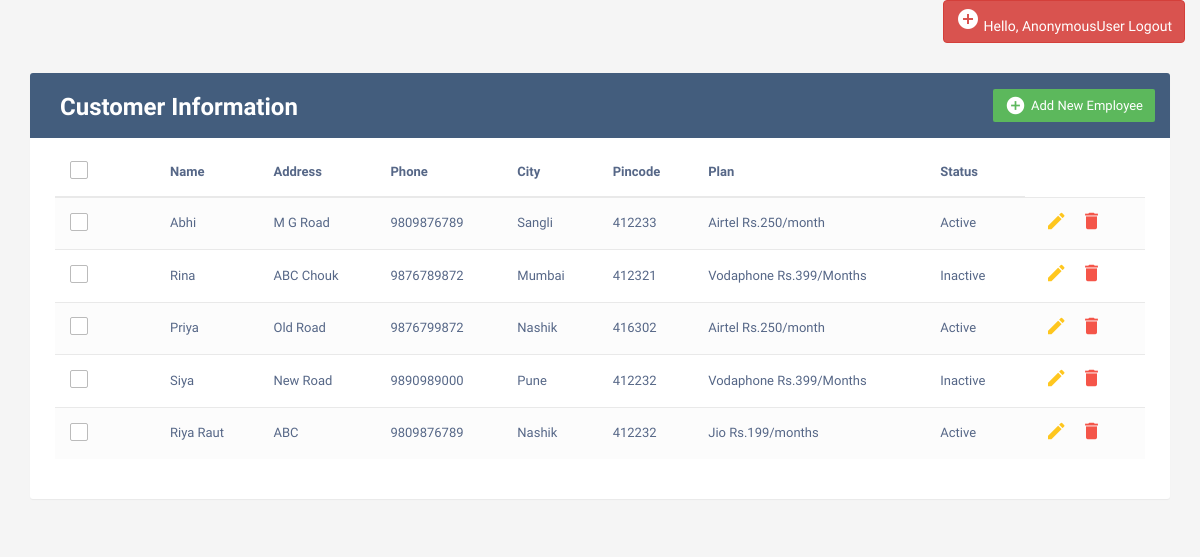
Page /edit on the committed database.
### mob/models.py (models this page shows, shortened)
class Customer(models.Model):
    name=models.CharField(max_length=200)
    address=models.TextField()
    phone=models.CharField(max_length=12)
    city=models.CharField(max_length=200)
    pincode = models.IntegerField()
    plan=models.CharField(max_length=200)
    status=models.CharField(max_length=200)

### base/views.py (the view)
# urls.py: path('edit', views.Edit, name='edit'),
def Edit(request):
    emp=Customer.objects.all()
    context={
        'emp':emp,
    }
    return render(request,'index.html',context)

### templates/index.html (shortened to what this page needs)
<!DOCTYPE html>
<html lang="en">
<head>
<link rel="stylesheet" href="https://maxcdn.bootstrapcdn.com/font-awesome/4.7.0/css/font-awesome.min.css">
<link rel="stylesheet" href="https://maxcdn.bootstrapcdn.com/bootstrap/3.3.7/css/bootstrap.min.css">
<div class="container">
	<div class="row">
		<div class="text-right">
			<a href="{% url 'logout' %}" class="btn btn-danger" data-toggle="modal"><i class="material-icons">&#xE147;</i> <span>Hello, {{request.user}} Logout</span></a>
		</div>
	</div>
</div>
  <body>
    <div class="container">
        <div class="table-wrapper">
            <div class="table-title">
                <div class="row">
                    <div class="col-sm-7">
						<h2><b>Customer Information</b></h2>
					</div>
					<div class="col-sm-pull-9">
						<a href="#addEmployeeModal" class="btn btn-success" data-toggle="modal"><i class="material-icons">&#xE147;</i> <span>Add New Employee</span></a>
					</div>
                </div>
            </div>
            <table class="table table-striped table-hover">
                <thead>
                    <tr>
						<th>
							<span class="custom-checkbox">
								<label for="selectAll"></label>
							</span>
						</th>
                        <th>Name</th>
                        <th>Address</th>
                        <th>Phone</th>
                        <th>City</th>
                        <th>Pincode</th>
                        <th>Plan</th>
                        <th>Status</th>
                    </tr>
                </thead>
                <tbody>
                    {% for i in emp %}
                    <tr>
						<td>
							<span class="custom-checkbox">
								<label for="checkbox1"></label>
							</span>
						</td>
                        <td>{{i.name}}</td>
                        <td>{{i.address}}</td>
						<td>{{i.phone}}</td>
                        <td>{{i.city}}</td>
                        <td>{{i.pincode}}</td>
                        <td>{{i.plan}}</td>
						<td>{{i.status}}</td>
                        <td>
                            <a href="#editEmployeeModal-{{forloop.counter}}" class="edit" data-toggle="modal"><i class="material-icons" data-toggle="tooltip" title="Edit">&#xE254;</i></a>
                            <a href="#deleteEmployeeModal-{{forloop.counter}}" class="delete" data-toggle="modal"><i class="material-icons" data-toggle="tooltip" title="Delete">&#xE872;</i></a>
                        </td>
                    </tr>
                    {% endfor %}
                </tbody>
            </table>
        </div>
    </div>
</body>
</html>

### templates/index.html (style rules this page uses)
body { color: #566787; background: #f5f5f5; font-family: 'Varela Round', sans-serif; font-size: 13px; }
.table-wrapper { background: #fff; padding: 20px 25px; margin: 30px 0; border-radius: 3px; box-shadow: 0 1px 1px rgba(0,0,0,.05); }
.table-title { padding-bottom: 15px; background: #435d7d; color: #fff; padding: 16px 30px; margin: -20px -25px 10px; border-radius: 3px 3px 0 0; }
.table-title h2 { margin: 5px 0 0; font-size: 24px; }
.table-title .btn { color: #fff; float: right; font-size: 13px; border: none; min-width: 50px; border-radius: 2px; border: none; outline: none !important; margin-left: 10px; }
.table-title .btn i { float: left; font-size: 21px; margin-right: 5px; }
.table-title .btn span { float: left; margin-top: 2px; }
table.table tr th, table.table tr td { border-color: #e9e9e9; padding: 12px 15px; vertical-align: middle; }
table.table tr th:first-child { width: 100px; }
table.table tr th:last-child { width: 100px; }
table.table-striped tbody tr:nth-of-type(odd) { background-color: #fcfcfc; }
table.table td:last-child i { opacity: 0.9; font-size: 22px; margin: 0 5px; }
table.table td a { font-weight: bold; color: #566787; display: inline-block; text-decoration: none; outline: none !important; }
table.table td a.edit { color: #FFC107; }
table.table td a.delete { color: #F44336; }
table.table td i { font-size: 19px; }
.custom-checkbox { position: relative; }
.custom-checkbox label:before { width: 18px; height: 18px; }
.custom-checkbox label:before { content: ''; margin-right: 10px; display: inline-block; vertical-align: text-top; background: white; border: 1px solid #bbb; border-radius: 2px; box-sizing: border-box; z-index: 2; }

### rows in the picture
Customer: name "Abhi", address "M G Road", phone "9809876789", city "Sangli", pincode "412233", plan "Airtel Rs.250/month", status "Active"
Customer: name "Rina", address "ABC Chouk", phone "9876789872", city "Mumbai", pincode "412321", plan "Vodaphone Rs.399/Months", status "Inactive"
Customer: name "Priya", address "Old Road", phone "9876799872", city "Nashik", pincode "416302", plan "Airtel Rs.250/month", status "Active"
Customer: name "Siya", address "New Road", phone "9890989000", city "Pune", pincode "412232", plan "Vodaphone Rs.399/Months", status "Inactive"
Customer: name "Riya Raut", address "ABC", phone "9809876789", city "Nashik", pincode "412232", plan "Jio Rs.199/months", status "Active"

### other values in the picture
{{ request.user }} "AnonymousUser"
